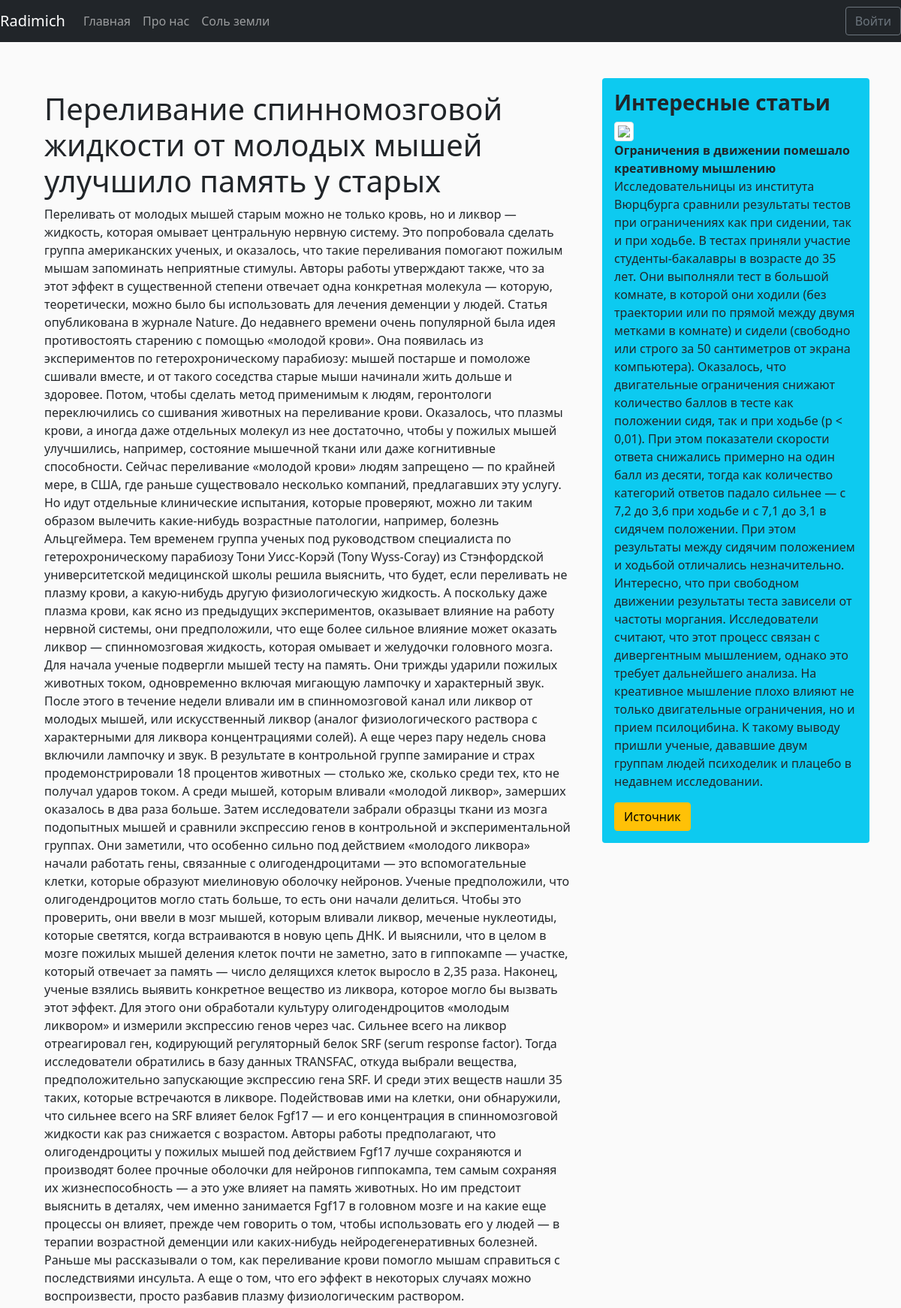
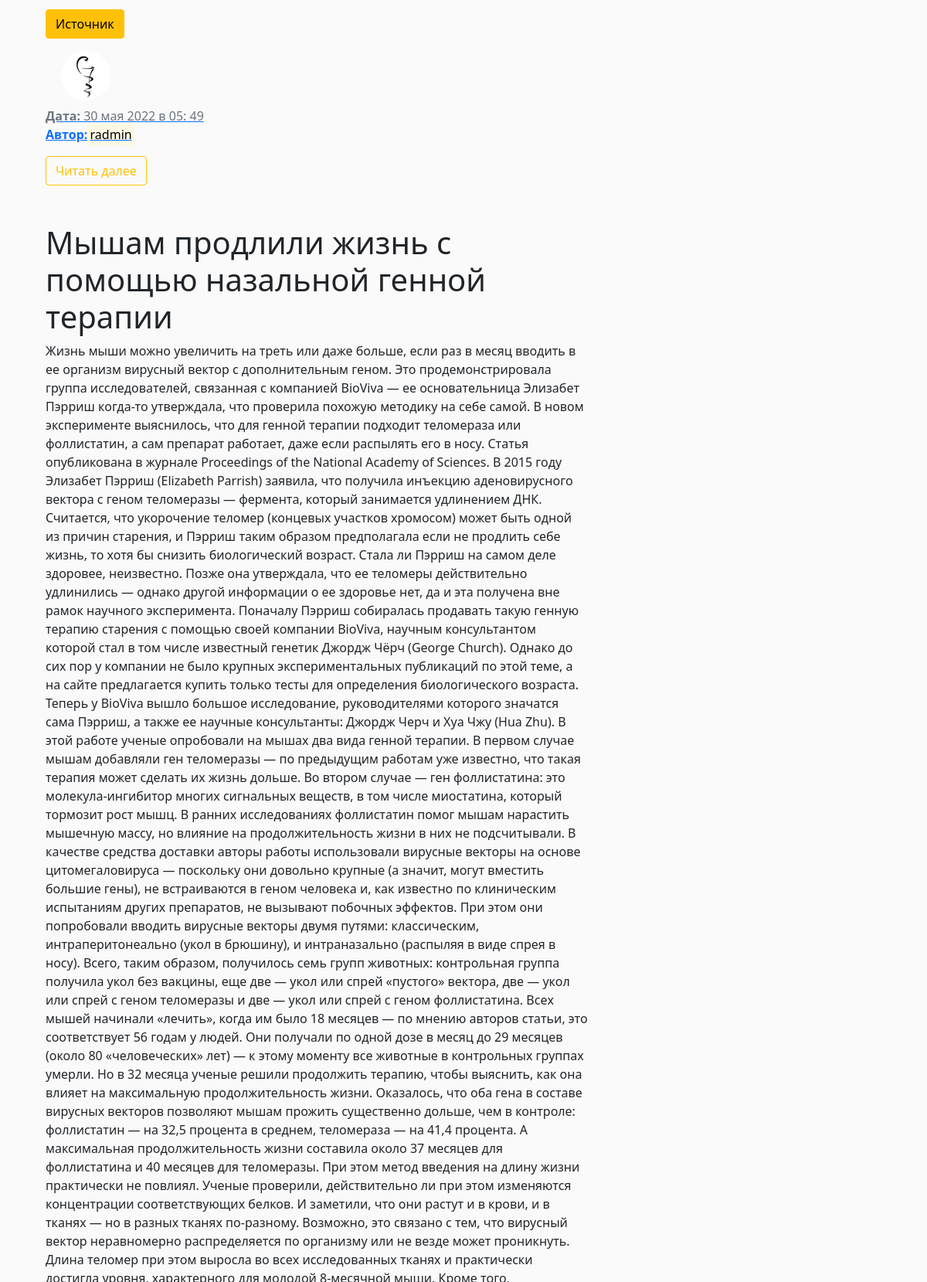
The page / (upper part) on the database its author committed (2 pictures, top to bottom).
### blog/models.py (models this page shows, shortened)
class News(models.Model):
    title = models.CharField(max_length=100)
    text = models.TextField()
    date = models.DateTimeField(default=timezone.now)
    author = models.ForeignKey(User, on_delete=models.CASCADE)
    ref = models.TextField()

### users/models.py (models this page shows, shortened)
class Profile(models.Model):
    user = models.OneToOneField(User,on_delete=models.CASCADE)
    img = models.ImageField(default='default.jpg',upload_to='user_images')

### blog/views.py (the view)
# urls.py: path('', views.ShowNewsView.as_view(), name='blog-home'),
class ShowNewsView(ListView):
    model = News
    template_name = 'blog/home.html'
    context_object_name = 'news'
    ordering = ['-date']
    def get_context_data(self, **kwards):
        ctx = super(ShowNewsView, self).get_context_data(**kwards)
        ctx ['title'] = 'Главная страница сайта'
        return ctx

### blog/templates/blog/home.html
{% extends 'blog/main.html'%}
{% block main_section %}
   {% for post in news %}
      <div class="alert alert-ligt">
         <h1>{{ post.title }}</h1>
         <p>{{ post.text }}</p>
          <div class="row">
              <p><a href="{{ post.ref }}" target="_blank"><button class="btn btn-warning">Источник</button>
              <div>
                  {% if post.author.profile.img %}
                    <img src="{{ post.author.profile.img.url }}" alt="{{ post.author }}" class="user_image">
                  {% else %}
                    <img src="/pictures/default.jpg " alt="{{ post.author }}" class="user_image">
                  {% endif %}
              </div>
              <div class="mt-2">
                 <span class="text-muted"><b>Дата: </b>{{ post.date|date:"d E Y  в H: i" }}</span>
                  <p><b> Автор:</b><mark>{{ post.author }}</mark></p>
              </div>
          </div>
          <a href="{% url 'news-detail' post.id %}"  class="btn btn-outline-warning">Читать далее</a>
      </div>
   {% endfor %}
{% endblock main_section %}
{% block aside_news_section %}
   <h3><b>Интересные статьи</b></h3>
                  <img src="https://present5.com/presentation/1/182446981_453939122.pdf-img/182446981_453939122.pdf-7.jpg" class="img-thumbnail">
                  <p>
                      <b>Ограничения в движении помешало креативному мышлению</b>
                      Исследовательницы из института Вюрцбурга сравнили результаты тестов при ограничениях как при сидении, так и при ходьбе.
                      В тестах приняли участие студенты-бакалавры в возрасте до 35 лет.
                      Они выполняли тест в большой комнате, в которой они ходили (без траектории или по прямой между двумя метками в комнате) и сидели (свободно или строго за 50 сантиметров от экрана компьютера).
                      Оказалось, что двигательные ограничения снижают количество баллов в тесте как положении сидя, так и при ходьбе (p < 0,01).
                      При этом показатели скорости ответа снижались примерно на один балл из десяти, тогда как количество категорий ответов падало сильнее — с 7,2 до 3,6 при ходьбе и с 7,1 до 3,1 в сидячем положении.
                      При этом результаты между сидячим положением и ходьбой отличались незначительно. Интересно, что при свободном движении результаты теста зависели от частоты моргания.
                      Исследователи считают, что этот процесс связан с дивергентным мышлением, однако это требует дальнейшего анализа. На креативное мышление плохо влияют не только двигательные ограничения, но и прием псилоцибина. К такому выводу пришли ученые, дававшие двум группам людей психоделик и плацебо в недавнем исследовании.
                  </p>
                  <a href="https://nplus1.ru/news/2022/01/18/creative-restriction" target="_blank">
                      <button class="btn btn-warning">Источник</button>
                  </a>
{% endblock aside_news_section %}

### blog/templates/blog/main.html (shortened to what this page needs)
<!DOCTYPE html>
{% load static %}
<html lang="en">
<head>
    <link rel="stylesheet" href="https://cdn.jsdelivr.net/npm/bootstrap@5.1.3/dist/css/bootstrap.min.css">
    <link rel="stylesheet" href="{% static 'blog/main.css' %}">
</head>
<body>
   <nav class="navbar navbar-expand-lg navbar-dark bg-dark mb-5">
        <a class="navbar-brand" href="{% url 'blog-home' %}">Radimich</a>
        <div class="collapse navbar-collapse" id="navbarsExample09">
          <ul class="navbar-nav mr-auto">
            <li class="nav-item active">
              <a class="nav-link" href="{% url 'blog-home' %}">Главная</a>
            </li>
            <li class="nav-item">
              <a class="nav-link" href="{% url 'blog-contacts' %}">Про нас</a>
            </li>
              <li class="nav-item active">
              <a class="nav-link" href="{% url 'public-home' %}">Соль земли</a>
            </li>
          </ul>
        </div>
       <div class="navbar-nav">
           {% if user.is_authenticated %}
              <a href="{% url 'profile' %}" class="btn btn-outline-secondary mr-2">Профиль</a>
              <a href="{% url 'exit' %}" class="btn btn-outline-secondary">Выйти</a>
           {% else %}
              <a href="{% url 'user' %}" class="btn btn-outline-secondary">Войти</a>
           {% endif %}
       </div>
    </nav>
   <main class="container">
      <div class="row">
          <div class="col-md-8">
               {% block main_section %}
               {% endblock main_section %}
          </div>
          <aside class="col-md-4">
              <div class="bg-info p-3 mb-3 rounded">
                  {% block aside_news_section %}
                  {% endblock aside_news_section %}
              </div>
          </aside>
      </div>
   </main>
</body>
</html>

### blog/static/blog/main.css (style rules this page uses)
body { background: #fafafa }
.user_image { width: 64px; height: 64px; border-radius: 50%; margin-right: 10px; margin-left: 20px; }

### rows shown on the page
News: title "Переливание спинномозговой жидкости от молодых мышей улучшило память у старых", text "Переливать от молодых мышей старым можно не только кровь, но и ликвор — жидкость, которая омывает центральную нервную систему. Это попробовала сделать группа американских ученых, и оказалось, что такие переливания помогают пожилым мышам запоминать неприятные стимулы. Авторы работы утверждают также, что за этот эффект в существенной степени отвечает одна конкретная молекула — которую, теоретически, можно было бы использовать для лечения деменции у людей. Статья опубликована в журнале Nature. До недавнего времени очень популярной была идея противостоять старению с помощью «молодой крови». Она появилась из экспериментов по гетерохроническому парабиозу: мышей постарше и помоложе сшивали вместе,…", author.profile.img (picture), date "30 мая 2022 в 05: 49", author "radmin"
News: title "Мышам продлили жизнь с помощью назальной генной терапии"
